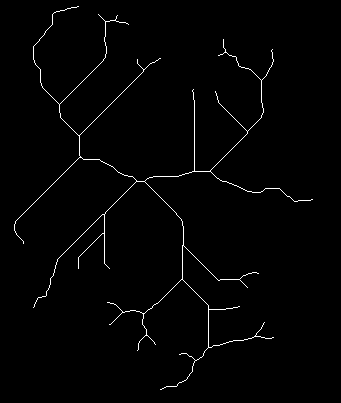
#> input picture Project_Files/MAPS/Lake_Murray_Map_Skeletons/e_d_murray_skeleton.png, 341 x 403 px
$ jupyter execute --allow-errors trim_edges_2.ipynb   (shell and % lines are left out)
#> lines starting #> are read from the running program, lines starting #| are printed output that depends on the picture; after the words box and inside, x2 and y2 are one past the last pixel; in counts of white or black regions, pixels touching at a corner belong together
[cell 1]
import cv2
import matplotlib.pyplot as plt
import numpy as np
from skimage.morphology import skeletonize
from skimage import data
import sknw
import networkx as nx
import copy

[cell 2]
# zig zag definitions
# [67 lines left out: functions drawline, open_image, show_image, zigzag, not called in this run]

[cell 3]
# function to find minimum and maximum position in list
# [13 lines left out: function find_min_and_max_index, not called in this run]

[cell 4]
#skeleton to graph definition

def skeleton_to_graph(path):
    try: img = cv2.imread(cv2.samples.findFile(path),0) # get img
#> img: shape (403, 341); 1.3% white in thin lines or dots, all inside (x1, y1, x2, y2) = (14, 6, 313, 390)
    except : print("can't find that image at", path)
    img = (255-img)
    img = img > 127 #make bool
    ske = skeletonize(~img).astype(np.uint16) # use sknw skeletonize # ------------------------ this skeletonizes!!!
    graph = sknw.build_sknw(ske) # build graph from skeleton
    print("\nskeleton converted to graph\n")
    return graph

[cell 5]
# [84 lines left out: function locate_nodes, not called in this run]

[cell 6]
# [52 lines left out: function trim_edge, not called in this run]

[cell 7]
path = r'../MAPS/Lake_Murray_Map_Skeletons/e_d_murray_skeleton.png'
#> (the rest of this cell did not finish here and is left out)

#> (a cell that did not finish here is left out)

[cell 9]
 # ok now you can remove the necessary edges from the 'graph'

 # then convert the graph back to an image

 # check that the number of midpoints = num edges

 #but first talk to nare ask her if what you are doing overall is fruitful

 #show the voronoi diagram on the long edges and how it does not bound the edge well as we thought that it would

# TUESDAY
 # also see if you can clean up the erronious midpoints / voronoi partitions

#  find skeleton of the skeleton (edges equidistant from the skeletal edges )

#> (a cell that did not finish here is left out)

#> (a cell that did not finish here is left out)

[cell 12]
# figure out how to make the trimmed graph

#consider youll need to convert the graph object back into an array of coordinates for the image

[cell 13]
# AHHHHHHHHHHHHHHHHHHHHHHHHH F@!# this s!@# im going to make the class object of the graph into a plain coordinate list : list of lists (representing edges) of coordinates (representing actual points)

#or just a plain list

[cell 14]
newgraph = []
#> (the rest of this cell did not finish here and is left out)

[cell 15]
path = r'../MAPS/Lake_Murray_Map_Originals/SouthEastCorner_BW_bianary.png'
#> (the rest of this cell did not finish here and is left out)

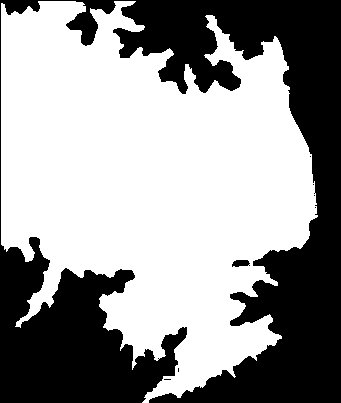
#> input picture Project_Files/MAPS/Lake_Murray_Map_Originals/SouthEastCorner_BW_bianary.png, 341 x 403 px
#> in skeleton_to_graph (call 2), `try: img = cv2.imread(cv2.samples.findFile(path),0)`: img: shape (403, 341); 59.9% white; 8 black regions (6 under 20 px), largest, box (x1, y1, x2, y2) and area: (0, 0, 341, 403) 55017, (232, 260, 250, 267) 99
#> in skeleton_to_graph (call 2), `ske = skeletonize(~img).astype(np.uint16)`:
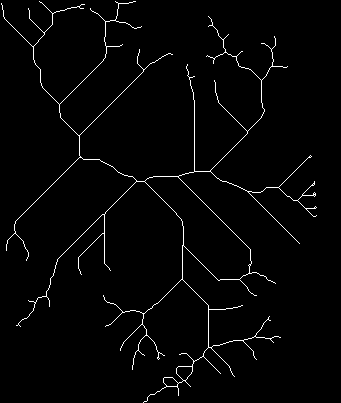
#> ske: shape (403, 341) uint16; values 0 (black) and 1 (white), 2% white in thin lines or dots
